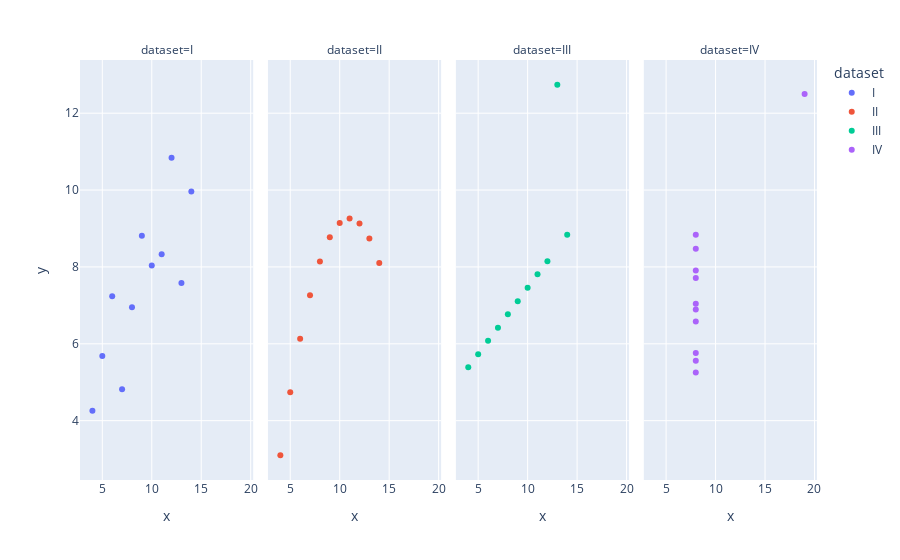

The notebook cell this image was saved under:
### Markdown cell above
### Part D

Use facet graphing to graph a scatterplot of `x` versus `y` for each dataset. Colorize each of the scatterplots based on the `dataset`.  Include the linear regression equation on each of the graphs but do not include the confidence bands.

### Code cell
fig = px.scatter(anscombe_df, x="x", y="y", color="dataset", facet_col="dataset", trendline = ")

fig.show()

### Figure 1 — Plotly figure (JSON) as saved in the notebook; plotly's stock layout.template omitted (floating-point values rounded to 4 significant figures)
{"data": [{"hovertemplate": "dataset=I<br>x=%{x}<br>y=%{y}<extra></extra>", "legendgroup": "I", "marker": {"color": "#636efa", "symbol": "circle"}, "mode": "markers", "name": "I", "orientation": "v", "showlegend": true, "type": "scatter", "x": [10, 8, 13, 9, 11, 14, 6, 4, 12, 7, 5], "xaxis": "x", "y": [8.04, 6.95, 7.58, 8.81, 8.33, 9.96, 7.24, 4.26, 10.84, 4.82, 5.68], "yaxis": "y"}, {"hovertemplate": "dataset=II<br>x=%{x}<br>y=%{y}<extra></extra>", "legendgroup": "II", "marker": {"color": "#EF553B", "symbol": "circle"}, "mode": "markers", "name": "II", "orientation": "v", "showlegend": true, "type": "scatter", "x": [10, 8, 13, 9, 11, 14, 6, 4, 12, 7, 5], "xaxis": "x2", "y": [9.14, 8.14, 8.74, 8.77, 9.26, 8.1, 6.13, 3.1, 9.13, 7.26, 4.74], "yaxis": "y2"}, {"hovertemplate": "dataset=III<br>x=%{x}<br>y=%{y}<extra></extra>", "legendgroup": "III", "marker": {"color": "#00cc96", "symbol": "circle"}, "mode": "markers", "name": "III", "orientation": "v", "showlegend": true, "type": "scatter", "x": [10, 8, 13, 9, 11, 14, 6, 4, 12, 7, 5], "xaxis": "x3", "y": [7.46, 6.77, 12.74, 7.11, 7.81, 8.84, 6.08, 5.39, 8.15, 6.42, 5.73], "yaxis": "y3"}, {"hovertemplate": "dataset=IV<br>x=%{x}<br>y=%{y}<extra></extra>", "legendgroup": "IV", "marker": {"color": "#ab63fa", "symbol": "circle"}, "mode": "markers", "name": "IV", "orientation": "v", "showlegend": true, "type": "scatter", "x": [8, 8, 8, 8, 8, 8, 8, 19, 8, 8, 8], "xaxis": "x4", "y": [6.58, 5.76, 7.71, 8.84, 8.47, 7.04, 5.25, 12.5, 5.56, 7.91, 6.89], "yaxis": "y4"}], "layout": {"annotations": [{"font": {}, "showarrow": false, "text": "dataset=I", "x": 0.1175, "xanchor": "center", "xref": "paper", "y": 1, "yanchor": "bottom", "yref": "paper"}, {"font": {}, "showarrow": false, "text": "dataset=II", "x": 0.3725, "xanchor": "center", "xref": "paper", "y": 1, "yanchor": "bottom", "yref": "paper"}, {"font": {}, "showarrow": false, "text": "dataset=III", "x": 0.6275, "xanchor": "center", "xref": "paper", "y": 1, "yanchor": "bottom", "yref": "paper"}, {"font": {}, "showarrow": false, "text": "dataset=IV", "x": 0.8825, "xanchor": "center", "xref": "paper", "y": 1, "yanchor": "bottom", "yref": "paper"}], "autosize": true, "legend": {"title": {"text": "dataset"}, "tracegroupgap": 0}, "margin": {"t": 60}, "xaxis": {"anchor": "y", "autorange": true, "domain": [0, 0.235], "range": [2.772, 20.23], "title": {"text": "x"}, "type": "linear"}, "xaxis2": {"anchor": "y2", "autorange": true, "domain": [0.255, 0.49], "matches": "x", "range": [2.772, 20.23], "title": {"text": "x"}, "type": "linear"}, "xaxis3": {"anchor": "y3", "autorange": true, "domain": [0.51, 0.745], "matches": "x", "range": [2.772, 20.23], "title": {"text": "x"}, "type": "linear"}, "xaxis4": {"anchor": "y4", "autorange": true, "domain": [0.765, 1.0], "matches": "x", "range": [2.772, 20.23], "title": {"text": "x"}, "type": "linear"}, "yaxis": {"anchor": "x", "autorange": true, "domain": [0, 1], "range": [2.354, 13.49], "title": {"text": "y"}, "type": "linear"}, "yaxis2": {"anchor": "x2", "autorange": true, "domain": [0, 1], "matches": "y", "range": [2.354, 13.49], "showticklabels": false, "type": "linear"}, "yaxis3": {"anchor": "x3", "autorange": true, "domain": [0, 1], "matches": "y", "range": [2.354, 13.49], "showticklabels": false, "type": "linear"}, "yaxis4": {"anchor": "x4", "autorange": true, "domain": [0, 1], "matches": "y", "range": [2.354, 13.49], "showticklabels": false, "type": "linear"}}}
